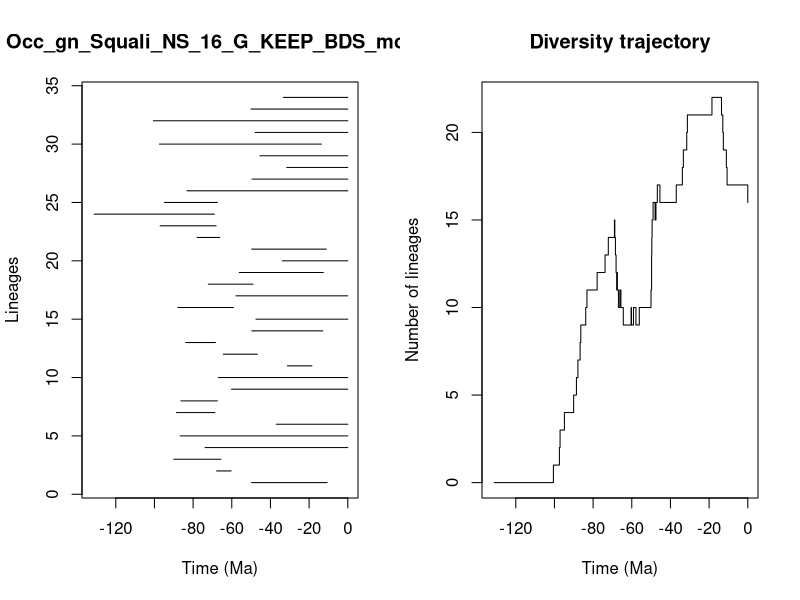

Source code (R):


pdf(file='../Results/Genus_NS/5_MA_bins_EXT_EP/pyrate_mcmc_logs/Occ_gn_Squali_NS_16_G_KEEP_BDS_mcmc_LTT.pdf',width=0.6*20, height=0.6*10)
title = "Occ_gn_Squali_NS_16_G_KEEP_BDS_mcmc"
ts=c(49.74710169315301, 67.8187355614468,90.06482604343947,73.81546556824738,86.72179807941842,36.997545963754305,88.62538801303063,86.3669890686802,60.155135333498976,66.89722555801276,31.238521294550473,64.39736738358886,83.81863180438727,49.63661890645909,47.49206986684221,87.86444200384558,57.851069930509624,72.13771737946065,56.119084325194095,33.84397794860831,49.7421643459181,77.91068396909434,97.08795836833279,131.18015145218027,94.8499098201212,83.18739227155541,49.48370535338344,31.569236964677735,45.44528408797983,97.43687988717308,47.94521360458016,100.54065037408049,50.0476243933939,33.326350163008875)
te=c(10.708278325047734, 60.351752686082285,65.61106254167065,0.0,0.0,0.0,68.77105920859185,67.44158165296936,0.0,0.0,18.529674624995273,46.78711257676959,68.45377500763875,12.917039609271598,0.0,59.12302767707671,0.0,48.969529957340704,12.629277171669994,0.0,11.089040327736368,66.19007221076218,68.11795058526711,68.96733960643402,67.45341367173025,0.0,0.0,0.0,0.0,13.59458595982007,0.0,0.0,0.0,0.0)
div_traj=c(0, 1,2,3,4,5,6,7,8,9,10,11,12,13,14,15,14,13,12,11,12,11,10,11,10,9,10,9,10,9,10,11,12,13,14,15,16,15,16,17,16,17,18,19,20,21,22,21,20,19,18,17,16)
time_events=c(131.18015145218027, 100.54065037408049,97.43687988717308,97.08795836833279,94.8499098201212,90.06482604343947,88.62538801303063,87.86444200384558,86.72179807941842,86.3669890686802,83.81863180438727,83.18739227155541,77.91068396909434,73.81546556824738,72.13771737946065,68.96733960643402,68.77105920859185,68.45377500763875,68.11795058526711,67.8187355614468,67.45341367173025,67.44158165296936,66.89722555801276,66.19007221076218,65.61106254167065,64.39736738358886,60.351752686082285,60.155135333498976,59.12302767707671,57.851069930509624,56.119084325194095,50.0476243933939,49.74710169315301,49.7421643459181,49.63661890645909,49.48370535338344,48.969529957340704,47.94521360458016,47.49206986684221,46.78711257676959,45.44528408797983,36.997545963754305,33.84397794860831,33.326350163008875,31.569236964677735,31.238521294550473,18.529674624995273,13.59458595982007,12.917039609271598,12.629277171669994,11.089040327736368,10.708278325047734,0.0)
                par(mfrow=c(1,2))
                L = length(ts)
                plot(ts, 1:L , xlim=c(-max(ts)-1,0), pch=20, type="n", main=title,xlab="Time (Ma)",ylab="Lineages")
                for (i in 1:L){segments(x0=-te[i],y0=i,x1=-ts[i],y1=i)}    
                t = -time_events
                plot(div_traj ~ t,type="s", main = "Diversity trajectory",xlab="Time (Ma)",ylab="Number of lineages",xlim=c(-max(ts)-1,0))
                abline(v=c(65,200,251,367,445),lty=2,col="gray")
                
